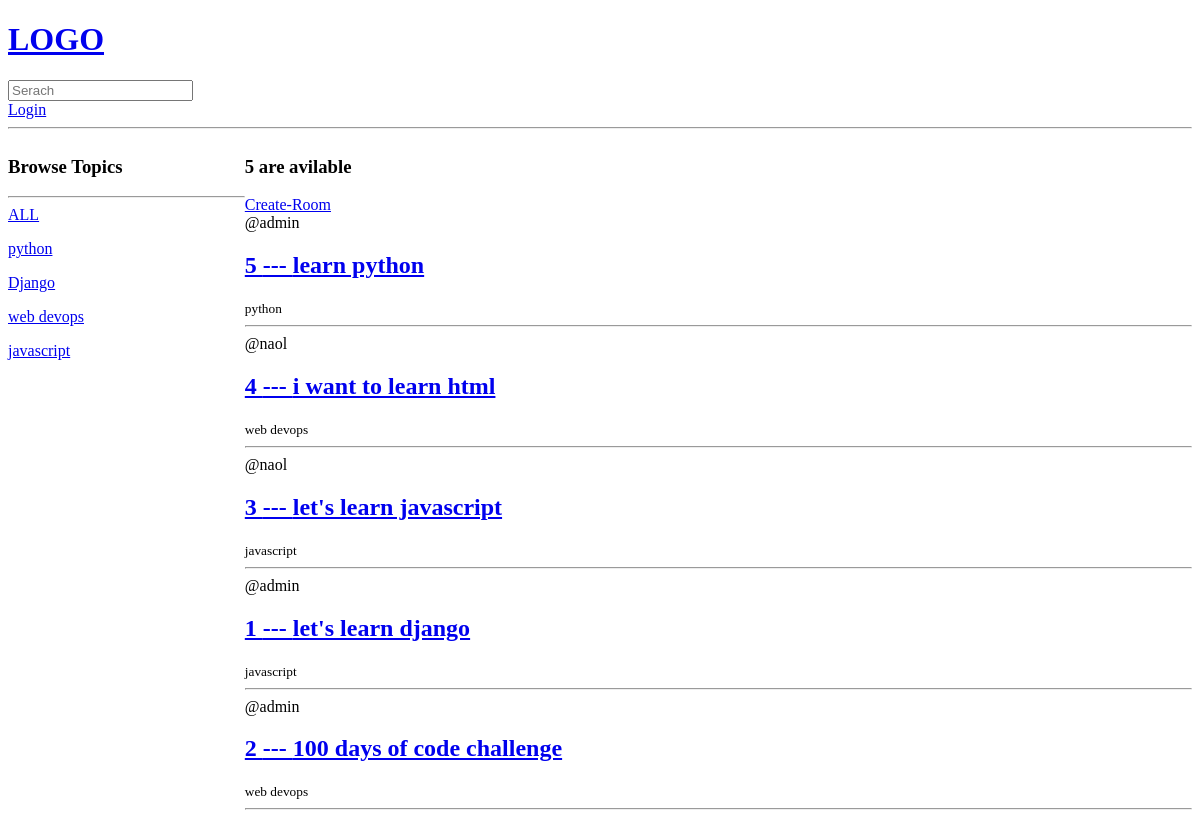
Before: / with the older database file.
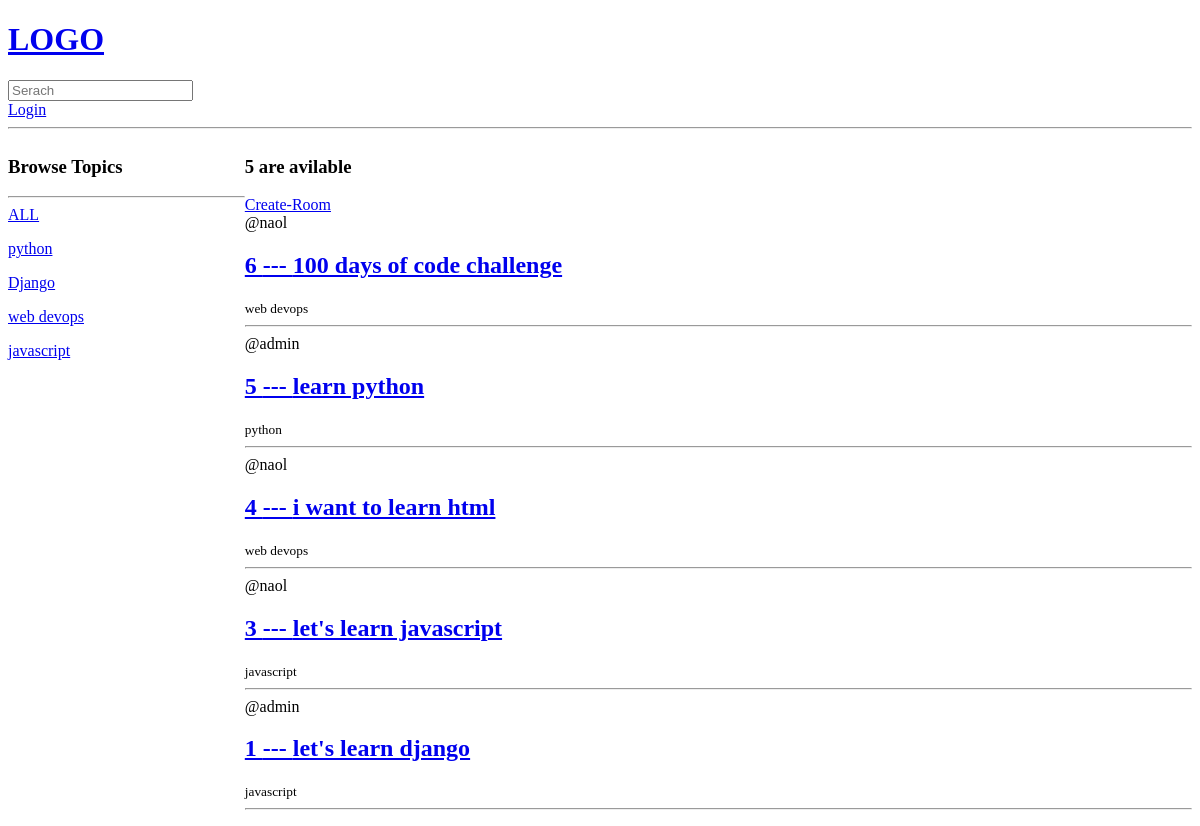
After: the same page with the newer database file.
### base/models.py (models this page shows, shortened)
class Topic(models.Model):
    name = models.CharField(max_length=200)
    def __str__(self) -> str:
        return self.name

class Room(models.Model):
    host = models.ForeignKey(User,on_delete=models.SET_NULL,null=True)
    topic = models.ForeignKey(Topic,on_delete=models.SET_NULL,null=True)
    name = models.CharField( max_length=50)
    description = models.TextField( null= True, blank=True)
    updated = models.DateTimeField(auto_now=True)
    created = models.DateTimeField(auto_now_add=True)
    class Meta:
        ordering = ['-updated' , '-created']

### base/views.py (the view)
# urls.py: path("",views.home,name='home'),
def home(request):
    if request.GET.get('q') != None :
        q = request.GET.get('q')
    else:
        q = ''
    rooms = Room.objects.filter(
        Q(topic__name__icontains = q) |
        Q(name__icontains = q) |
        Q(description__icontains = q)
        )
    room_count = rooms.count()
    topics = Topic.objects.all()
    context = {'rooms' : rooms ,'topics':topics ,'room_count': room_count}
    return render(request, 'base/home.html',context)

### base/templates/base/home.html (shortened to what this page needs)
{% extends 'main.html' %}
{% block content %}
<div class="home-container">
    <div>
        <h3>Browse Topics</h3><hr>
        <div> <a href="{% url 'home' %}"> ALL </a></div>
        {% for topic in topics %}
        <div><p>
        <a href="{% url 'home' %}?q={{topic.name}}"> {{topic}} </a>
        </p>
        </div>
        {% endfor %}
    </div>
    <div>
        <h3>{{room_count}} are avilable </h3>
        <a href="{% url 'create-room' %}"> Create-Room</a>
            {% for room in rooms %}
            <div>
                <span>@{{ room.host.username }} </span>
                <h2> <a href="{% url 'room' room.id %}" >{{ room.id }} --- {{ room.name }}</a></h2>
                <small>{{room.topic.name}} </small>
                <hr>
            </div>
            {% endfor %}
    </div>
</div>
{% endblock %}

### templates/main.html (shortened to what this page needs)
<!DOCTYPE html>
<html lang="en">
<head>
</head>
<body>
    {% include 'navbar.html' %}
    {% block content %}
    {% endblock %}
</body>
</html>

### templates/navbar.html
<a href="/" >
    <h1> LOGO </h1>
</a>
<form method="GET" action="{% url 'home' %}">
    <input type="text" name="q" placeholder="Serach"/>
</form>
{% if request.user.is_authenticated %}
<a href="{% url 'logout' %}">logout</a>
{%else%}
<a href="{% url 'login' %}">Login</a>
<hr>
{% endif %}

### base/templates/base/home.html (style rules this page uses)
.home-container { display: grid; grid-template-columns: 1fr 4fr; }

Changed rows visible on the page:
removed Room: host.username "admin", id "2", name "100 days of code challenge", topic.name "web devops"
added Room: host.username "naol", id "6", name "100 days of code challenge", topic.name "web devops"
